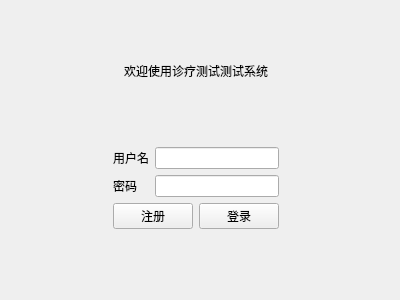
<?xml version="1.0" encoding="UTF-8"?>
<ui version="4.0">
 <class>LoginView</class>
 <widget class="QWidget" name="LoginView">
  <property name="geometry">
   <rect>
    <x>0</x>
    <y>0</y>
    <width>400</width>
    <height>300</height>
   </rect>
  </property>
  <property name="windowTitle">
   <string>登录</string>
  </property>
  <widget class="QWidget" name="layoutWidget">
   <property name="geometry">
    <rect>
     <x>10</x>
     <y>0</y>
     <width>371</width>
     <height>291</height>
    </rect>
   </property>
   <layout class="QHBoxLayout" name="horizontalLayout_2">
    <item>
     <spacer name="horizontalSpacer">
      <property name="orientation">
       <enum>Qt::Orientation::Horizontal</enum>
      </property>
      <property name="sizeHint" stdset="0">
       <size>
        <width>40</width>
        <height>20</height>
       </size>
      </property>
     </spacer>
    </item>
    <item>
     <layout class="QVBoxLayout" name="verticalLayout_2">
      <item>
       <spacer name="verticalSpacer">
        <property name="orientation">
         <enum>Qt::Orientation::Vertical</enum>
        </property>
        <property name="sizeHint" stdset="0">
         <size>
          <width>20</width>
          <height>40</height>
         </size>
        </property>
       </spacer>
      </item>
      <item>
       <widget class="QLabel" name="label">
        <property name="layoutDirection">
         <enum>Qt::LayoutDirection::LeftToRight</enum>
        </property>
        <property name="text">
         <string>欢迎使用诊疗测试测试系统</string>
        </property>
        <property name="alignment">
         <set>Qt::AlignmentFlag::AlignCenter</set>
        </property>
       </widget>
      </item>
      <item>
       <spacer name="verticalSpacer_2">
        <property name="orientation">
         <enum>Qt::Orientation::Vertical</enum>
        </property>
        <property name="sizeHint" stdset="0">
         <size>
          <width>20</width>
          <height>18</height>
         </size>
        </property>
       </spacer>
      </item>
      <item>
       <layout class="QVBoxLayout" name="verticalLayout">
        <item>
         <layout class="QFormLayout" name="formLayout">
          <item row="0" column="0">
           <widget class="QLabel" name="label_2">
            <property name="text">
             <string>用户名</string>
            </property>
           </widget>
          </item>
          <item row="0" column="1">
           <widget class="QLineEdit" name="inputUserName"/>
          </item>
          <item row="1" column="0">
           <widget class="QLabel" name="label_3">
            <property name="text">
             <string>密码</string>
            </property>
           </widget>
          </item>
          <item row="1" column="1">
           <widget class="QLineEdit" name="inputUserPassword">
            <property name="echoMode">
             <enum>QLineEdit::EchoMode::Password</enum>
            </property>
           </widget>
          </item>
         </layout>
        </item>
        <item>
         <layout class="QHBoxLayout" name="horizontalLayout">
          <item>
           <widget class="QPushButton" name="btSignUp">
            <property name="text">
             <string>注册</string>
            </property>
           </widget>
          </item>
          <item>
           <widget class="QPushButton" name="btSignIn">
            <property name="text">
             <string>登录</string>
            </property>
           </widget>
          </item>
         </layout>
        </item>
       </layout>
      </item>
      <item>
       <spacer name="verticalSpacer_3">
        <property name="orientation">
         <enum>Qt::Orientation::Vertical</enum>
        </property>
        <property name="sizeHint" stdset="0">
         <size>
          <width>20</width>
          <height>40</height>
         </size>
        </property>
       </spacer>
      </item>
     </layout>
    </item>
    <item>
     <spacer name="horizontalSpacer_2">
      <property name="orientation">
       <enum>Qt::Orientation::Horizontal</enum>
      </property>
      <property name="sizeHint" stdset="0">
       <size>
        <width>40</width>
        <height>20</height>
       </size>
      </property>
     </spacer>
    </item>
   </layout>
  </widget>
 </widget>
 <resources/>
 <connections/>
</ui>
